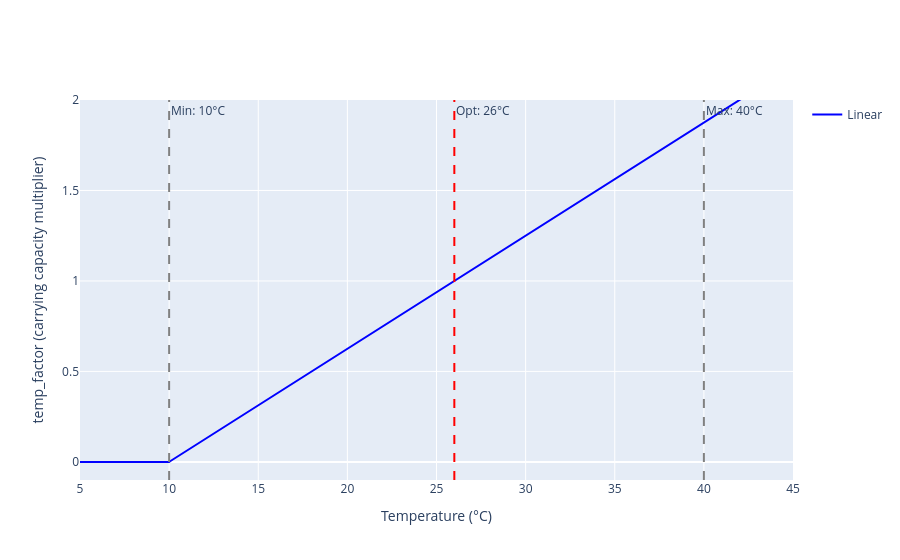
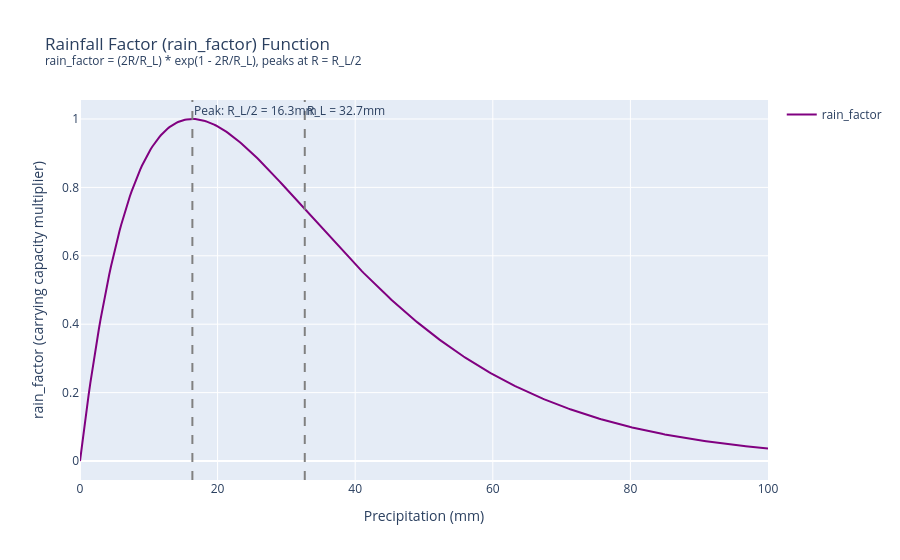

The notebook cell saved with these charts, in order:
### Code cell
# ============================================================================
# PLOT: temp_factor and rain_factor functions from Test_SEIRS_SEI_ODE.ipynb
# ============================================================================
import plotly.graph_objects as go
import numpy as np

# Parameters from Test_SEIRS_SEI_ODE.ipynb
critical_min_temp_anop = 10
optimal_temp_anop = 26
critical_max_temp_anop = 40
Tmin = 14.5
R_L = 32.67

# Temperature range
T_vals = np.linspace(5, 45, 401)
R_vals = np.linspace(0, 100, 401)

# ============================================================================
# temp_factor Option 1: Linear function
# ============================================================================
def temp_factor_linear(T):
    return max(0, (T - critical_min_temp_anop) / (optimal_temp_anop - critical_min_temp_anop))

# ============================================================================
# temp_factor Option 2: Standard Briere function (scaled for Anopheles)
# ============================================================================
def briere_unscaled_anop(T):
    if T < critical_min_temp_anop or T > critical_max_temp_anop:
        return 0
    return T * (T - Tmin) * (critical_max_temp_anop - T)**(1/2)

# Calculate scaling factor to peak at 1.0 at optimal_temp_anop
briere_unscaled_at_opt = briere_unscaled_anop(optimal_temp_anop)
eta_anop = 1.0 / briere_unscaled_at_opt

def temp_factor_briere(T):
    if T < critical_min_temp_anop or T > critical_max_temp_anop:
        return 0.01
    return eta_anop * briere_unscaled_anop(T)

# ============================================================================
# temp_factor Option 3: Piecewise quadratic
# ============================================================================
def temp_factor_piecewise(T):
    if critical_min_temp_anop <= T <= optimal_temp_anop:
        return max(0.01, 1 - ((T - optimal_temp_anop) / (optimal_temp_anop - critical_min_temp_anop))**2)
    elif optimal_temp_anop < T <= critical_max_temp_anop:
        return max(0.01, 1 - ((T - optimal_temp_anop) / (critical_max_temp_anop - optimal_temp_anop))**2)
    else:
        return 0.01

# ============================================================================
# temp_factor Option 4: Asymmetric Gaussian (Amazon-optimized)
# Peak at 28°C, reflects 26.4-30.0°C optimal range
# ============================================================================
def temp_factor_amazon(T):
    Tmin, Tmax = critical_min_temp_anop, critical_max_temp_anop
    Topt = optimal_temp_anop  
    
    # Smooth decay beyond boundaries
    if T < Tmin:
        return np.exp(-((Tmin - T)/4)**2) * 0.01
    if T > Tmax:
        return np.exp(-((T - Tmax)/2)**2) * 0.01
    
    # Different sigma: wider on right (26-30°C optimal range)
    if T <= Topt:
        sigma = 8   # Left side (10-28°C)
    else:
        sigma = 12  # Right side (28-40°C, wider for 26-30 range)
    
    return np.exp(-0.5 * ((T - Topt) / sigma)**2)

# Calculate values for plotting (all functions)
temp_linear = [temp_factor_linear(T) for T in T_vals]
temp_briere = [temp_factor_briere(T) for T in T_vals]
temp_piecewise = [temp_factor_piecewise(T) for T in T_vals]
temp_amazon = [temp_factor_amazon(T) for T in T_vals]

# ============================================================================
# rain_factor: habitat_creating * habitat_flushing
# ============================================================================
def rain_factor(R):
    habitat_creating = 2 * R / R_L
    habitat_flushing = np.exp(1 - 2 * R / R_L)
    return habitat_creating * habitat_flushing

rain_vals = [rain_factor(R) for R in R_vals]

# ============================================================================
# Plot 1: temp_factor comparisons (all 5 functions)
# ============================================================================
fig1 = go.Figure()
fig1.add_trace(go.Scatter(
    x=T_vals, y=temp_linear,
    mode='lines', name='Linear', line=dict(color='blue', width=2)
))
# fig1.add_trace(go.Scatter(
#     x=T_vals, y=temp_briere,
#     mode='lines', name='Briere (standard)', line=dict(color='red', width=2, dash='dot')
# ))
# fig1.add_trace(go.Scatter(
#     x=T_vals, y=temp_piecewise,
#     mode='lines', name='Piecewise Quadratic', line=dict(color='green', width=2, dash='dash')
# ))
# fig1.add_trace(go.Scatter(
#     x=T_vals, y=temp_amazon,
#     mode='lines', name='Amazon-Optimized', line=dict(color='cyan', width=3)
# ))

fig1.update_layout(
    xaxis_title='Temperature (°C)',
    yaxis_title='temp_factor (carrying capacity multiplier)',
    height=600,
    showlegend=True,
    yaxis=dict(range=[-0.1, 2.0])
)
# Add vertical lines for key temperatures
fig1.add_vline(x=critical_min_temp_anop, line_dash='dash', line_color='gray', 
             annotation_text=f'Min: {critical_min_temp_anop}°C')
fig1.add_vline(x=optimal_temp_anop, line_dash='dash', line_color='red',
             annotation_text=f'Opt: {optimal_temp_anop}°C')
fig1.add_vline(x=critical_max_temp_anop, line_dash='dash', line_color='gray',
             annotation_text=f'Max: {critical_max_temp_anop}°C')
fig1.show()

# ============================================================================
# Plot 2: rain_factor
# ============================================================================
fig2 = go.Figure()
fig2.add_trace(go.Scatter(
    x=R_vals, y=rain_vals,
    mode='lines', name='rain_factor', line=dict(color='purple', width=2)
))

fig2.update_layout(
    title='Rainfall Factor (rain_factor) Function<br><sup>rain_factor = (2R/R_L) * exp(1 - 2R/R_L), peaks at R = R_L/2</sup>',
    xaxis_title='Precipitation (mm)',
    yaxis_title='rain_factor (carrying capacity multiplier)',
    height=500,
    showlegend=True
)
fig2.add_vline(x=R_L/2, line_dash='dash', line_color='gray',
             annotation_text=f'Peak: R_L/2 = {R_L/2:.1f}mm')
fig2.add_vline(x=R_L, line_dash='dash', line_color='gray',
             annotation_text=f'R_L = {R_L:.1f}mm')
fig2.show()

print('='*70)
print('TEMPERATURE FACTOR SUMMARY')
print('='*70)
print(f'Critical min (Anopheles): {critical_min_temp_anop}°C')
print(f'Optimal temp (Anopheles): {optimal_temp_anop}°C')
print(f'Critical max (Anopheles): {critical_max_temp_anop}°C')
print(f'\nAmazon breeding habitats: 26.4-30.0°C')
print(f'High larval survival at 20°C (slower development)')
print(f'Peak transmission: 24.6-29.4°C')
print(f'\n1. Linear: max(0, (T-10)/16), will be limited by f_R')
print(f'2. Standard Briere: peaks at ~22°C (not 26-30 range!)')
print(f'3. Piecewise: Too perfect, peak at 26°C')
print(f'4. Amazon-Optimized: Peak 28°C, wide 26-30°C range')

print('\n' + '='*70)
print('RAINFALL FACTOR SUMMARY')
print('='*70)
print(f'R_L = {R_L} mm')
print(f'rain_factor = (2R/R_L) * exp(1 - 2R/R_L)')
print(f'Peaks at R = R_L/2 = {R_L/2} mm')
print(f'At R=0: rain_factor = {(2*0/R_L)*np.exp(1 - (2*0/R_L)):.3f}')
print(f'At R=R_L/2: rain_factor = {(2*(R_L/2)/R_L)*np.exp(1 - (2*(R_L/2)/R_L)):.3f}')
print(f'At R=R_L: rain_factor = {(2*R_L/R_L)*np.exp(1 - (2*R_L/R_L)):.3f}')
print(f'At R=2*R_L: rain_factor = {(2*2*R_L/R_L)*np.exp(1 - (2*2*R_L/R_L)):.3f}')

### Figure 1 — Plotly figure (JSON) as saved in the notebook; plotly's stock layout.template omitted (floating-point values rounded to 4 significant figures; data arrays with more than 128 entries replaced by an {"elided": "..."} marker saying what was removed)
{"data": [{"line": {"color": "blue", "width": 2}, "mode": "lines", "name": "Linear", "type": "scatter", "x": {"elided": "401 float values"}, "y": {"elided": "401 float values"}}], "layout": {"annotations": [{"showarrow": false, "text": "Min: 10°C", "x": 10, "xanchor": "left", "xref": "x", "y": 1, "yanchor": "top", "yref": "y domain"}, {"showarrow": false, "text": "Opt: 26°C", "x": 26, "xanchor": "left", "xref": "x", "y": 1, "yanchor": "top", "yref": "y domain"}, {"showarrow": false, "text": "Max: 40°C", "x": 40, "xanchor": "left", "xref": "x", "y": 1, "yanchor": "top", "yref": "y domain"}], "autosize": true, "shapes": [{"line": {"color": "gray", "dash": "dash"}, "type": "line", "x0": 10, "x1": 10, "xref": "x", "y0": 0, "y1": 1, "yref": "y domain"}, {"line": {"color": "red", "dash": "dash"}, "type": "line", "x0": 26, "x1": 26, "xref": "x", "y0": 0, "y1": 1, "yref": "y domain"}, {"line": {"color": "gray", "dash": "dash"}, "type": "line", "x0": 40, "x1": 40, "xref": "x", "y0": 0, "y1": 1, "yref": "y domain"}], "showlegend": true, "xaxis": {"autorange": true, "range": [5, 45.41], "title": {"text": "Temperature (°C)"}, "type": "linear"}, "yaxis": {"range": [-0.1, 2], "title": {"text": "temp_factor (carrying capacity multiplier)"}, "type": "linear"}}}

### Figure 2 — Plotly figure (JSON) as saved in the notebook; plotly's stock layout.template omitted (floating-point values rounded to 4 significant figures; data arrays with more than 128 entries replaced by an {"elided": "..."} marker saying what was removed)
{"data": [{"line": {"color": "purple", "width": 2}, "mode": "lines", "name": "rain_factor", "type": "scatter", "x": {"elided": "401 float values"}, "y": {"elided": "401 float values"}}], "layout": {"annotations": [{"showarrow": false, "text": "Peak: R_L/2 = 16.3mm", "x": 16.34, "xanchor": "left", "xref": "x", "y": 1, "yanchor": "top", "yref": "y domain"}, {"showarrow": false, "text": "R_L = 32.7mm", "x": 32.67, "xanchor": "left", "xref": "x", "y": 1, "yanchor": "top", "yref": "y domain"}], "autosize": true, "shapes": [{"line": {"color": "gray", "dash": "dash"}, "type": "line", "x0": 16.34, "x1": 16.34, "xref": "x", "y0": 0, "y1": 1, "yref": "y domain"}, {"line": {"color": "gray", "dash": "dash"}, "type": "line", "x0": 32.67, "x1": 32.67, "xref": "x", "y0": 0, "y1": 1, "yref": "y domain"}], "showlegend": true, "title": {"text": "Rainfall Factor (rain_factor) Function<br><sup>rain_factor = (2R/R_L) * exp(1 - 2R/R_L), peaks at R = R_L/2</sup>"}, "xaxis": {"autorange": true, "range": [0, 100], "title": {"text": "Precipitation (mm)"}, "type": "linear"}, "yaxis": {"autorange": true, "range": [-0.05555, 1.056], "title": {"text": "rain_factor (carrying capacity multiplier)"}, "type": "linear"}}}
